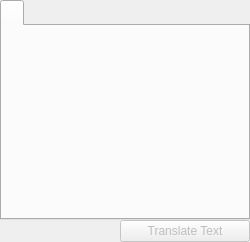
<?xml version="1.0" encoding="UTF-8"?>
<ui version="4.0">
 <class>MainWindow</class>
 <widget class="QMainWindow" name="MainWindow">
  <property name="geometry">
   <rect>
    <x>0</x>
    <y>0</y>
    <width>233</width>
    <height>242</height>
   </rect>
  </property>
  <property name="windowTitle">
   <string notr="true">QGoogleTranslate</string>
  </property>
  <property name="windowIcon">
   <iconset resource="../rc/icons.qrc">
    <normaloff>:/icons/icons/wicon.png</normaloff>:/icons/icons/wicon.png</iconset>
  </property>
  <widget class="QWidget" name="centralwidget">
   <layout class="QVBoxLayout" name="verticalLayout">
    <property name="spacing">
     <number>0</number>
    </property>
    <property name="margin">
     <number>0</number>
    </property>
    <item>
     <widget class="QTabWidget" name="tabWidget">
      <property name="iconSize">
       <size>
        <width>32</width>
        <height>32</height>
       </size>
      </property>
      <widget class="QWidget" name="tab">
       <attribute name="title">
        <string/>
       </attribute>
      </widget>
     </widget>
    </item>
    <item>
     <layout class="QHBoxLayout" name="horizontalLayout">
      <property name="spacing">
       <number>0</number>
      </property>
      <item>
       <widget class="QPushButton" name="btnAdd">
        <property name="sizePolicy">
         <sizepolicy hsizetype="Minimum" vsizetype="Fixed">
          <horstretch>0</horstretch>
          <verstretch>0</verstretch>
         </sizepolicy>
        </property>
        <property name="maximumSize">
         <size>
          <width>50</width>
          <height>50</height>
         </size>
        </property>
        <property name="icon">
         <iconset resource="../rc/icons.qrc">
          <normaloff>:/icons/icons/+.png</normaloff>:/icons/icons/+.png</iconset>
        </property>
        <property name="iconSize">
         <size>
          <width>32</width>
          <height>32</height>
         </size>
        </property>
        <property name="flat">
         <bool>true</bool>
        </property>
       </widget>
      </item>
      <item>
       <widget class="QPushButton" name="btnClose">
        <property name="maximumSize">
         <size>
          <width>50</width>
          <height>50</height>
         </size>
        </property>
        <property name="icon">
         <iconset resource="../rc/icons.qrc">
          <normaloff>:/icons/icons/delete.png</normaloff>:/icons/icons/delete.png</iconset>
        </property>
        <property name="iconSize">
         <size>
          <width>32</width>
          <height>32</height>
         </size>
        </property>
        <property name="flat">
         <bool>true</bool>
        </property>
       </widget>
      </item>
      <item>
       <widget class="QPushButton" name="btnSwap">
        <property name="maximumSize">
         <size>
          <width>50</width>
          <height>50</height>
         </size>
        </property>
        <property name="icon">
         <iconset resource="../rc/icons.qrc">
          <normaloff>:/icons/icons/right.png</normaloff>:/icons/icons/right.png</iconset>
        </property>
        <property name="iconSize">
         <size>
          <width>32</width>
          <height>32</height>
         </size>
        </property>
        <property name="flat">
         <bool>true</bool>
        </property>
       </widget>
      </item>
      <item>
       <spacer name="horizontalSpacer">
        <property name="orientation">
         <enum>Qt::Horizontal</enum>
        </property>
        <property name="sizeHint" stdset="0">
         <size>
          <width>40</width>
          <height>20</height>
         </size>
        </property>
       </spacer>
      </item>
      <item>
       <widget class="QPushButton" name="btnTranslate">
        <property name="enabled">
         <bool>false</bool>
        </property>
        <property name="sizePolicy">
         <sizepolicy hsizetype="Minimum" vsizetype="Minimum">
          <horstretch>0</horstretch>
          <verstretch>0</verstretch>
         </sizepolicy>
        </property>
        <property name="minimumSize">
         <size>
          <width>130</width>
          <height>0</height>
         </size>
        </property>
        <property name="text">
         <string>Translate Text</string>
        </property>
        <property name="default">
         <bool>true</bool>
        </property>
       </widget>
      </item>
     </layout>
    </item>
   </layout>
  </widget>
 </widget>
 <resources>
  <include location="../rc/icons.qrc"/>
 </resources>
 <connections/>
</ui>
